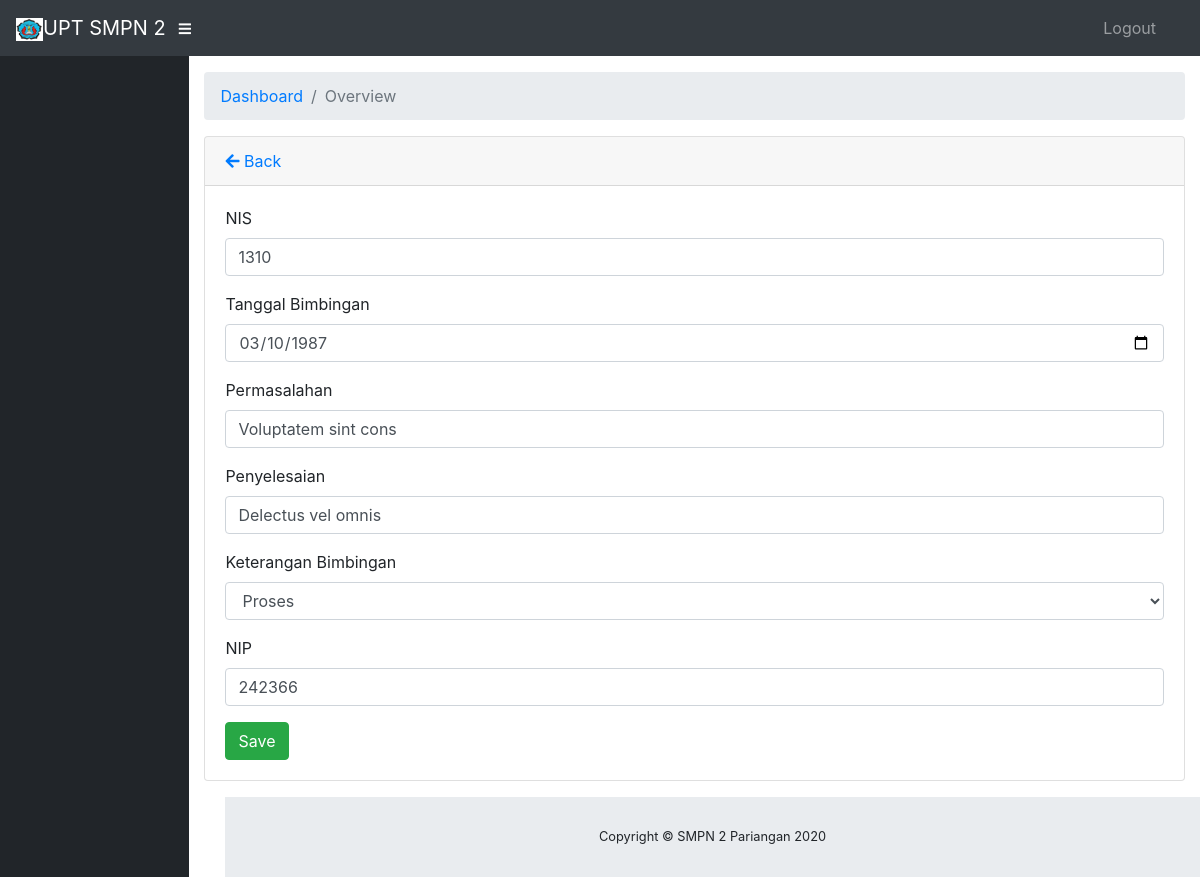
The page /bimbingans/edit/15 on the database its author committed.
### tables this page shows
CREATE TABLE IF NOT EXISTS `bimbingan_siswa` (
  `id_bimbingan` int(11) NOT NULL,
  `nis` int(10) NOT NULL,
  `tg_bim` date NOT NULL,
  `permasalahan` varchar(100) NOT NULL,
  `penyelesaian` varchar(100) NOT NULL,
  `ket_bim` varchar(20) NOT NULL,
  `nip` int(20) NOT NULL
);

### application/controllers/Bimbingans.php (called while the page is built, shortened)
<?php
class Bimbingans extends CI_Controller
{
    public function __construct()
    {
        $this->load->model('Mbimbingans');
        $this->load->library("form_validation");
    }
    public function edit($id = NULL)
    {
        $data['databimbingan'] = $this->Mbimbingans->getById($id);
        $this->load->view('bimbingans/edit', $data);
    }
}

### index.php (called while the page is built, shortened)
<?php
require_once BASEPATH.'core/CodeIgniter.php';

### application/models/Mbimbingans.php (called while the page is built, shortened)
<?php
class Mbimbingans extends CI_Model
{
    private $_table = "bimbingan_siswa";
    public function getById($id)
    {
        return $this->db->get_where($this->_table, ['id_bimbingan' => $id])->row();
    }
}

### application/views/bimbingans/edit.php (the view, shortened to what this page needs)
<!DOCTYPE html>
<html lang="en">
<head>
</head>
<body id="page-top">
    <div id="wrapper">
        <div id="content-wrapper">
            <div class="container-fluid ">
                <div class="card mb-3 ">
                    <div class="card-header">
                        <a href="<?php echo base_url() ?>bimbingans/index"><i class="fas fa-arrow-left"></i> Back</a>
                    </div>
                    <div class="card-body">
                        <form action="<?php echo base_url() ?>bimbingans/update" method="post" enctype="multipart/form-data">
                            <div class="form-group">
                                <label>NIS</label>
                                <input value="<?php echo $databimbingan->nis ?>" name="nis" type="number" class="form-control" placeholder="nis">
                            </div>
                            <div class="form-group">
                                <label>Tanggal Bimbingan</label>
                                <input value="<?php echo $databimbingan->tg_bim ?>" name="tg_bim" type="date" class="form-control" placeholder="tg_bim">
                            </div>
                            <div class="form-group">
                                <label>Permasalahan</label>
                                <input value="<?php echo $databimbingan->permasalahan ?>" name="permasalahan" type="text" class="form-control" placeholder="permasalahan">
                            </div>
                            <div class="form-group">
                                <label>Penyelesaian</label>
                                <input value="<?php echo $databimbingan->penyelesaian ?>" name="penyelesaian" type="text" class="form-control" placeholder="penyelesaian">
                            </div>
                            <div class="form-group">
                                <label>Keterangan Bimbingan</label>
                                <select name="ket_bim" class="form-control">
                                    <option value="Proses">Proses</option>
                                </select>
                            </div>
                            <div class="form-group">
                                <label>NIP</label>
                                <input value="<?php echo $databimbingan->nip ?>" name="nip" type="number" class="form-control" placeholder="nip">
                            </div>
                            <input class="btn btn-success" type="submit" name="btn" value="Save">
                        </form>
                    </div>
                </div>
            </div>
        </div>
    </div>
</body>
</html>

### rows shown on the page
bimbingan_siswa: nis "1310", tg_bim "03/10/1987", permasalahan "Voluptatem sint cons", penyelesaian "Delectus vel omnis", nip "242366"
